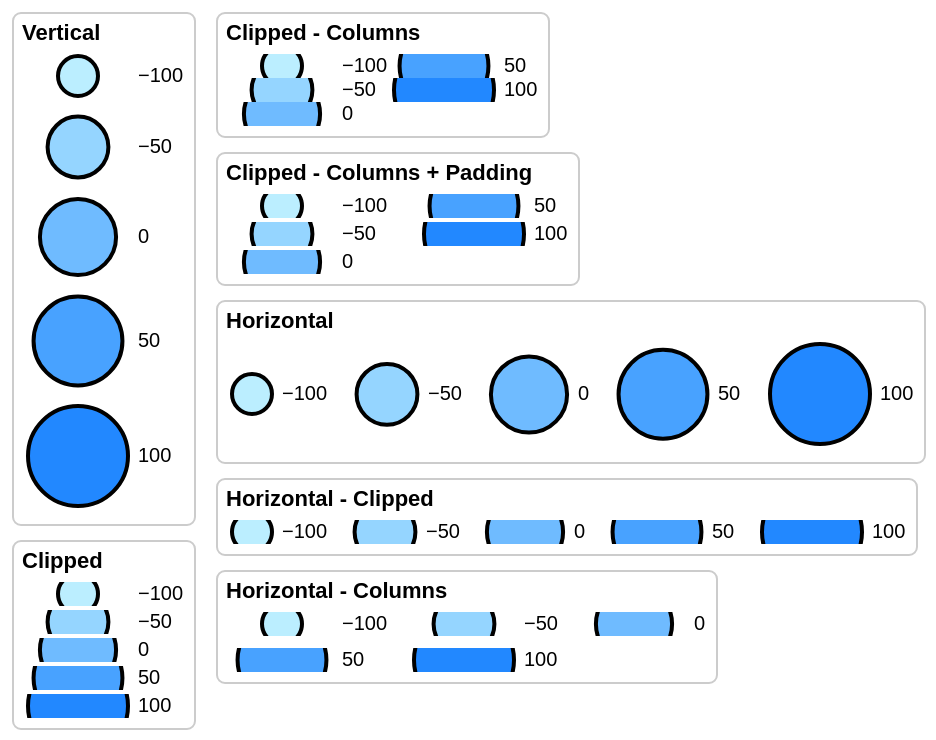

Write the Vega-Lite specification saved for this chart.
### Vega specification from a JSON file in a GitHub repository (floating-point values rounded to 4 significant figures)
{"$schema": "https://vega.github.io/schema/vega/v5.json", "width": 0, "height": 0, "padding": 5, "autosize": {"type": "pad", "resize": true}, "config": {"legend": {"offset": 10, "strokeColor": "#ccc", "cornerRadius": 4, "symbolOffset": 2, "symbolStrokeWidth": 2, "symbolStrokeColor": "#000", "clipHeight": 12, "rowPadding": 2, "titleOrient": {"signal": "titleOrient"}, "titleAnchor": {"signal": "titleAnchor"}}}, "signals": [{"name": "colPadding", "value": 0, "bind": {"input": "range", "min": 0, "max": 20, "step": 1}}, {"name": "rowPadding", "value": 0, "bind": {"input": "range", "min": 0, "max": 20, "step": 1}}, {"name": "legendPadding", "value": 5, "bind": {"input": "range", "min": 0, "max": 20, "step": 1}}, {"name": "titleOrient", "value": "top", "bind": {"input": "select", "options": ["top", "left", "bottom", "right"]}}, {"name": "titleAnchor", "value": null, "bind": {"input": "select", "options": ["start", "middle", "end", null]}}], "scales": [{"name": "size", "type": "linear", "range": [400, 2500], "domain": [-100, 100], "nice": false, "zero": false}, {"name": "fill", "type": "linear", "range": ["#bef", "#28f"], "domain": [-100, 100], "nice": false, "zero": false}], "legends": [{"title": "Vertical", "type": "symbol", "size": "size", "fill": "fill", "orient": "left", "direction": "vertical", "offset": 0, "clipHeight": 0, "padding": {"signal": "legendPadding"}, "encode": {"entries": {"interactive": true, "update": {"fill": {"value": "transparent"}}, "hover": {"fill": {"value": "#fcc"}}}, "symbols": {"interactive": true, "update": {"size": {"scale": "size", "field": "value"}}, "hover": {"size": {"value": 10000}}}}}, {"title": "Clipped", "type": "symbol", "size": "size", "fill": "fill", "orient": "left", "direction": "vertical", "offset": 0, "padding": {"signal": "legendPadding"}, "encode": {"entries": {"interactive": true, "update": {"fill": {"value": "transparent"}}, "hover": {"fill": {"value": "#fcc"}}}}}, {"title": "Clipped - Columns", "type": "symbol", "size": "size", "fill": "fill", "orient": "right", "direction": "vertical", "columns": 2, "columnPadding": {"signal": "colPadding"}, "rowPadding": {"signal": "rowPadding"}, "padding": {"signal": "legendPadding"}, "encode": {"entries": {"interactive": true, "update": {"fill": {"value": "transparent"}}, "hover": {"fill": {"value": "#fcc"}}}, "symbols": {"interactive": true, "update": {"size": {"scale": "size", "field": "value"}}, "hover": {"size": {"value": 10000}}}, "title": {"interactive": true, "update": {"fontSize": {"value": 11}}, "hover": {"fontSize": {"value": 20}}}}}, {"title": "Clipped - Columns + Padding", "type": "symbol", "size": "size", "fill": "fill", "orient": "right", "direction": "vertical", "columns": 2, "columnPadding": 15, "rowPadding": 2, "padding": {"signal": "legendPadding"}, "encode": {"entries": {"interactive": true, "update": {"fill": {"value": "transparent"}}, "hover": {"fill": {"value": "#fcc"}}}}}, {"title": "Horizontal", "type": "symbol", "size": "size", "fill": "fill", "orient": "right", "direction": "horizontal", "clipHeight": 0, "padding": {"signal": "legendPadding"}, "encode": {"entries": {"interactive": true, "update": {"fill": {"value": "transparent"}}, "hover": {"fill": {"value": "#fcc"}}}}}, {"title": "Horizontal - Clipped", "type": "symbol", "size": "size", "fill": "fill", "orient": "right", "direction": "horizontal", "padding": {"signal": "legendPadding"}, "encode": {"entries": {"interactive": true, "update": {"fill": {"value": "transparent"}}, "hover": {"fill": {"value": "#fcc"}}}}}, {"title": "Horizontal - Columns", "type": "symbol", "size": "size", "fill": "fill", "orient": "right", "direction": "horizontal", "columns": 3, "rowPadding": 6, "padding": {"signal": "legendPadding"}, "encode": {"entries": {"interactive": true, "update": {"fill": {"value": "transparent"}}, "hover": {"fill": {"value": "#fcc"}}}}}]}
